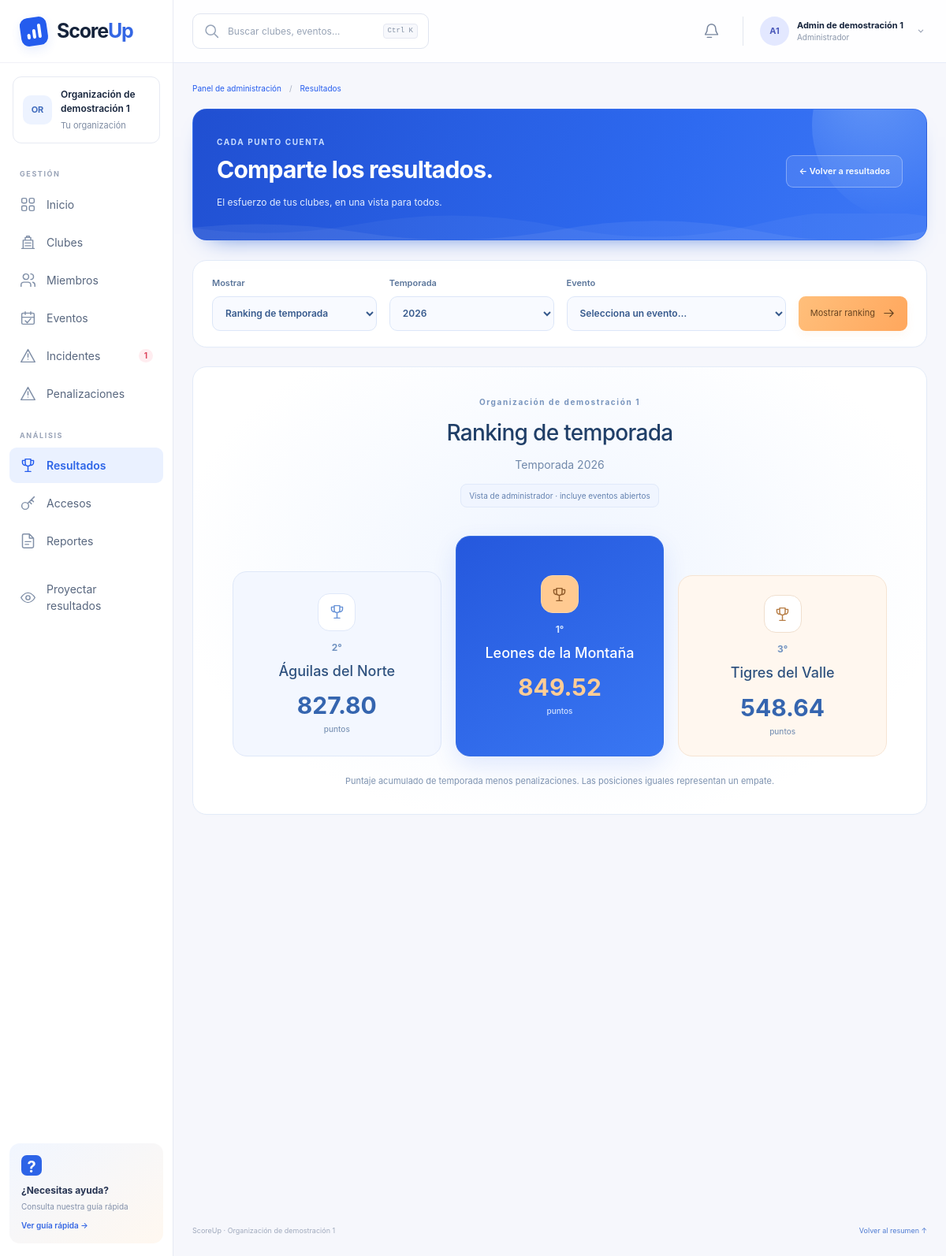
The app's page /admin/mostrar-resultado (signed in) with its own data.
### tables this page shows
CREATE TABLE organizaciones (
    id TEXT PRIMARY KEY, nombre TEXT NOT NULL, fecha_creacion TEXT
);

CREATE TABLE users (
    id TEXT PRIMARY KEY, organizacion_id TEXT NOT NULL, nombre TEXT NOT NULL,
    username TEXT NOT NULL, password TEXT NOT NULL, rol TEXT NOT NULL,
    evento_id TEXT, club_id TEXT
);

CREATE TABLE eventos (
    id TEXT PRIMARY KEY, organizacion_id TEXT NOT NULL, nombre TEXT NOT NULL,
    fecha TEXT, lugar TEXT, tipo TEXT, temporada TEXT,
    puntaje_maximo INTEGER NOT NULL, cerrado INTEGER NOT NULL DEFAULT 0
);

CREATE TABLE clubs (
    id TEXT PRIMARY KEY, nombre TEXT NOT NULL, organizacion_id TEXT NOT NULL,
    miembros TEXT NOT NULL
);

### app.py (the view)
@app.route("/admin/mostrar-resultado")
def admin_mostrar_resultado():
    user = require_rol("admin")
    view = db_org(user)
    scope = request.args.get("scope", "temporada")
    evento_id = request.args.get("evento_id")
    evento = find(view, "eventos", "id", evento_id) if evento_id else None
    if scope == "evento" and evento:
        filas = ranking_evento(view, evento)
    else:
        t = request.args.get("temporada", view["eventos"][0].temporada if view["eventos"] else "2026")
        filas = ranking_temporada(view, t)["filas"]
    return render_template("admin/mostrar_resultado.html", user=user, db=view, scope=scope,
                           filas=filas, evento=evento, fmt_pts=fmt_pts)

### app.py (called while the page is built, shortened)
@app.before_request
def _abrir_transaccion():
    global DB
    _db_lock.acquire()
    g.db_locked = True
    g.connection = persist.connect()
    g.connection.execute("BEGIN IMMEDIATE" if request.method == "POST" else "BEGIN")
    DB = persist.load(g.connection)
    user = current_user()
    if request.path.startswith(("/admin", "/staff")) or request.path == "/director":
        if user is None:
            return redirect(url_for("login"))

@app.after_request
def _confirmar_transaccion(response):
    conn = g.get("connection")
    if conn is not None:
        if request.method == "POST" and response.status_code < 400:
            persist.save(DB, conn)
            conn.commit()
        else:
            conn.rollback()
    response.headers["X-Content-Type-Options"] = "nosniff"
    response.headers["Referrer-Policy"] = "same-origin"
    response.headers["Cache-Control"] = "no-store"
    return response

@app.teardown_request
def _cerrar_transaccion(exc=None):
    conn = g.pop("connection", None)
    if conn is not None:
        conn.rollback()
        conn.close()
    if g.pop("db_locked", False):
        _db_lock.release()

def _eventos_org(user):
    return [e for e in DB["eventos"] if e.organizacion_id == user.organizacion_id]

def _clubs_org(user):
    return [c for c in DB["clubs"] if c.organizacion_id == user.organizacion_id]

def current_user():
    uid = session.get("user_id")
    if not uid:
        return None
    return find(DB, "users", "id", uid)

def require_rol(*roles):
    user = current_user()
    if user is None:
        return redirect(url_for("login"))
    if user.rol not in roles:
        abort(403)
    return user

@app.before_request
def _proteger_uploads_antiguos():
    if request.path.startswith("/static/uploads/"):
        return evidencia(request.path.rsplit("/", 1)[-1])

### calc.py (called while the page is built)
def porcentaje_ponderado(evaluacion, criterios):
    if evaluacion is None:
        return 0.0
    total = 0.0
    for c in criterios:
        valor = (evaluacion.valores or {}).get(c.id, 0)
        total += valor * (c.peso / 100.0)
    return total

def puntaje_evento(evaluacion, criterios, puntaje_maximo):
    if evaluacion is None:
        return 0.0
    return round((porcentaje_ponderado(evaluacion, criterios) / 100.0) * puntaje_maximo, 2)

def _valor_criterio_mayor_peso(evaluacion, criterios):
    if evaluacion is None or not criterios:
        return 0
    mayor = max(criterios, key=lambda c: c.peso)
    return (evaluacion.valores or {}).get(mayor.id, 0)

### templates/admin/mostrar_resultado.html (shortened to what this page needs)
{% extends 'admin/layout.html' %}
{% from 'admin/icons.html' import icon %}
{% set active = 'resultados' %}
{% set temporada = request.args.get('temporada', db.eventos[0].temporada if db.eventos else '2026') %}
{% set mostrar = scope != 'evento' or evento %}
{% macro podio(fila, lugar) %}
<article class="projection-place place-{{ lugar }} {{ 'is-empty' if not fila else '' }}">
  <span class="projection-medal" aria-hidden="true">{{ icon('resultados') }}</span>
  <span class="projection-position">{{ fila.posicion ~ '°' if fila else '—' }}</span>
  <h3>{{ fila.club.nombre if fila else 'Sin participante' }}</h3>
  <strong class="projection-points">{{ fmt_pts(fila.puntaje) if fila else '—' }}<small>{{ 'puntos' if fila else '' }}</small></strong>
</article>
{% endmacro %}
{% block head %}<link rel="stylesheet" href="{{ url_for('static', filename='projection.css') }}">{% endblock %}
{% block content %}
<div class="projection-page">
  <section class="admin-welcome projection-hero"><div><span class="projection-eyebrow">CADA PUNTO CUENTA</span><h1>Comparte los resultados.</h1><p>El esfuerzo de tus clubes, en una vista para todos.</p></div><a href="{{ url_for('admin_resultados') }}" class="admin-button is-secondary">← Volver a resultados</a></section>
  <section class="admin-panel projection-controls" aria-label="Configurar proyección">
    <form method="get">
      <label for="projection-scope">Mostrar<select id="projection-scope" name="scope"><option value="temporada" {% if scope != 'evento' %}selected{% endif %}>Ranking de temporada</option></select></label>
      <label for="projection-season">Temporada<select id="projection-season" name="temporada">{% for t in db.eventos|map(attribute='temporada')|unique|sort(reverse=true) %}<option value="{{ t }}" {% if t == temporada %}selected{% endif %}>{{ t }}</option>{% else %}<option value="{{ temporada }}">{{ temporada }}</option>{% endfor %}</select></label>
      <label for="projection-event">Evento<select id="projection-event" name="evento_id"><option value="">Selecciona un evento…</option></select></label>
      <button type="submit" class="admin-button">Mostrar ranking {{ icon('arrow') }}</button>
    </form>
  </section>
  <section class="admin-panel projection-stage" aria-labelledby="projection-title">
    <div class="projection-heading"><span class="projection-eyebrow">{{ db.organizacion.nombre }}</span><h2 id="projection-title">{{ 'Resultados del evento' if scope == 'evento' else 'Ranking de temporada' }}</h2><p>{{ evento.nombre if scope == 'evento' and evento else ('Selecciona un evento para comenzar.' if scope == 'evento' else 'Temporada ' ~ temporada) }}</p>{% if scope == 'evento' and evento %}<span class="projection-status {{ 'is-published' if evento.cerrado else '' }}">{{ 'Evento cerrado · resultados publicados' if evento.cerrado else 'Evento abierto · resultados provisionales' }}</span>{% elif scope != 'evento' %}<span class="projection-status">Vista de administrador · incluye eventos abiertos</span>{% endif %}</div>
    {% if mostrar and filas %}
      <div class="projection-podium" aria-label="Primeros clubes del ranking">
        {{ podio(filas[1] if filas|length > 1 else none, 2) }}
        {{ podio(filas[0], 1) }}
        {{ podio(filas[2] if filas|length > 2 else none, 3) }}
      </div>
      <p class="projection-note">{{ 'Puntaje del evento sin descontar penalizaciones.' if scope == 'evento' else 'Puntaje acumulado de temporada menos penalizaciones.' }} Las posiciones iguales representan un empate.</p>
    {% else %}<div class="projection-empty">{{ icon('resultados') }}<h3>{{ 'Selecciona un evento' if not mostrar else 'Todavía no hay resultados' }}</h3><p>{{ 'Elige un evento y pulsa «Mostrar ranking».' if not mostrar else 'Los clubes aparecerán cuando se registren evaluaciones para este evento.' }}</p></div>{% endif %}
  </section>
</div>
{% endblock %}

### templates/admin/layout.html (shortened to what this page needs)
{% from 'admin/icons.html' import icon %}
<!doctype html>
<html lang="es">
<head>
  <link rel="stylesheet" href="{{ url_for('static', filename='admin-utilities.css') }}">
  <link rel="stylesheet" href="{{ url_for('static', filename='admin.css') }}">
  <link rel="stylesheet" href="{{ url_for('static', filename='admin-management.css') }}">
  <link rel="stylesheet" href="{{ url_for('static', filename='panel-theme.css') }}">
  <link rel="stylesheet" href="{{ url_for('static', filename='mobile-panels.css') }}">
  {% block head %}{% endblock %}
</head>
<body class="admin-shell" data-panel-theme>
  <aside class="admin-sidebar" id="admin-sidebar">
    <a class="admin-brand" href="{{ url_for('panel_admin') }}"><span class="admin-brand-icon"><i></i><i></i><i></i></span><span>Score<span>Up</span></span></a>
    <div class="admin-org"><span class="admin-avatar">{{ admin_shell.organizacion.nombre[:2]|upper }}</span><div><strong>{{ admin_shell.organizacion.nombre }}</strong><small>Tu organización</small></div></div>
    <nav aria-label="Administración">
      {% for grupo, items in [('GESTIÓN',[('dashboard','Inicio'),('clubes','Clubes'),('miembros','Miembros'),('eventos','Eventos'),('incidentes','Incidentes'),('penalizaciones','Penalizaciones')]),('ANÁLISIS',[('resultados','Resultados'),('usuarios','Accesos'),('reportes','Reportes')])] %}
      <p class="admin-nav-label">{{ grupo }}</p>
      {% for key, label in items %}<a class="admin-nav-link {{ 'is-active' if active == key else '' }}" href="{{ url_for('panel_admin' if key == 'dashboard' else 'admin_' ~ key) }}" {% if active == key %}aria-current="page"{% endif %}>{{ icon(key) }}<span>{{ label }}</span>{% if key == 'incidentes' and admin_shell.incidentes_abiertos %}<b class="admin-nav-count is-red">{{ admin_shell.incidentes_abiertos }}</b>{% elif key == 'reportes' and correcciones_pendientes %}<b class="admin-nav-count">{{ correcciones_pendientes }}</b>{% endif %}</a>{% endfor %}
      {% endfor %}
      <a class="admin-nav-link admin-projector" href="{{ url_for('admin_mostrar_resultado') }}">{{ icon('eye') }}<span>Proyectar resultados</span></a>
    </nav>
    <details class="admin-help"><summary><span>?</span><strong>¿Necesitas ayuda?</strong><small>Consulta nuestra guía rápida</small><b>Ver guía rápida →</b></summary></details>
  </aside>
  <div class="admin-workspace">
    <header class="admin-topbar">
      <div class="admin-search" role="search">{{ icon('search') }}<input id="admin-search-input" type="search" placeholder="Buscar clubes, eventos…" autocomplete="off" aria-controls="admin-search-results" aria-expanded="false"><kbd>Ctrl K</kbd></div>
      <div class="admin-topbar-right"><a class="admin-notifications" href="{{ url_for('admin_reportes', tipo='correcciones') }}" aria-label="Correcciones pendientes: {{ correcciones_pendientes }}">{{ icon('bell') }}{% if correcciones_pendientes %}<b>{{ correcciones_pendientes }}</b>{% endif %}</a><details class="admin-user-menu"><summary><span class="admin-avatar">{{ user.nombre[0]|upper }}{{ user.nombre.split()[-1][0]|upper if user.nombre.split()|length > 1 else '' }}</span><span><strong>{{ user.nombre }}</strong><small>Administrador</small></span>{{ icon('chevron') }}</summary><div><p>Sesión de administrador</p><a href="{{ url_for('logout') }}">Cerrar sesión →</a></div></details></div>
    </header>
    <main class="admin-main">
      <div class="admin-breadcrumb"><a href="{{ url_for('panel_admin') }}">Panel de administración</a><span>/</span><span>{{ {'dashboard':'Inicio','clubes':'Clubes','miembros':'Miembros','eventos':'Eventos','incidentes':'Incidentes','penalizaciones':'Penalizaciones','usuarios':'Accesos','resultados':'Resultados','reportes':'Reportes'}.get(active, 'Gestión') }}</span></div>
      <div class="{{ 'admin-management' if active != 'dashboard' else '' }}">{% block content %}{% endblock %}</div>
      {% if active != 'dashboard' %}<footer class="admin-management-footer"><span>ScoreUp · {{ admin_shell.organizacion.nombre }}</span><a href="{{ url_for('panel_admin') }}">Volver al resumen ↑</a></footer>{% endif %}
    </main>
  </div>
</body>
</html>

### static/admin-utilities.css (style rules this page uses)
*,:after,:before { --tw-border-spacing-x:0;--tw-border-spacing-y:0;--tw-translate-x:0;--tw-translate-y:0;--tw-rotate:0;--tw-skew-x:0;--tw-skew-y:0;--tw-scale-x:1;--tw-scale-y:1;--tw-pan-x: ;--tw-pan-y: ;--tw-pinch-zoom: ;--tw-scroll-snap-strictness:proximity;--tw-gradient-from-position: ;--tw-gradient-via-position: ;--tw-gradient-to-position: ;--tw-ordinal: ;--tw-slashed-zero: ;--tw-numeric-figure: ;--tw-numeric-spacing: ;--tw-numeric-fraction: ;--tw-ring-inset: ;--tw-ring-offset-width:0px;--tw-ring-offset-color:#fff;--tw-ring-color:rgba(59,130,246,.5);--tw-ring-offset-shadow:0 0 #0000;--tw-ring-shadow:0 0 #0000;--tw-shadow:0 0 #0000;--tw-shadow-colored:0 0 #0000;--tw-blur: ;--tw-brightness: ;--tw-contrast: ;--tw-grayscale: ;--tw-hue-rotate: ;--tw-invert: ;--tw-saturate: ;--tw-sepia: ;--tw-drop-shadow: ;--tw-backdrop-blur: ;--tw-backdrop-brightness: ;--tw-backdrop-contrast: ;--tw-backdrop-grayscale: ;--tw-backdrop-hue-rotate: ;--tw-backdrop-invert: ;--tw-backdrop-opacity: ;--tw-backdrop-saturate: ;--tw-backdrop-sepia: ;--tw-contain-size: ;--tw-contain-layout: ;--tw-contain-paint: ;--tw-contain-style: }
*,:after,:before { box-sizing:border-box;border:0 solid #e5e7eb }
:after,:before { --tw-content:"" }
:host,html { line-height:1.5;-webkit-text-size-adjust:100%;-moz-tab-size:4;-o-tab-size:4;tab-size:4;font-family:ui-sans-serif,system-ui,sans-serif,Apple Color Emoji,Segoe UI Emoji,Segoe UI Symbol,Noto Color Emoji;font-feature-settings:normal;font-variation-settings:normal;-webkit-tap-highlight-color:transparent }
body { margin:0;line-height:inherit }
h1,h2,h3,h4,h5,h6 { font-size:inherit;font-weight:inherit }
a { color:inherit;text-decoration:inherit }
b,strong { font-weight:bolder }
code,kbd,pre,samp { font-family:ui-monospace,SFMono-Regular,Menlo,Monaco,Consolas,Liberation Mono,Courier New,monospace;font-feature-settings:normal;font-variation-settings:normal;font-size:1em }
small { font-size:80% }
button,input,optgroup,select,textarea { font-family:inherit;font-feature-settings:inherit;font-variation-settings:inherit;font-size:100%;font-weight:inherit;line-height:inherit;letter-spacing:inherit;color:inherit;margin:0;padding:0 }
button,select { text-transform:none }
button,input:where([type=button]),input:where([type=reset]),input:where([type=submit]) { -webkit-appearance:button;background-color:transparent;background-image:none }
[type=search] { -webkit-appearance:textfield;outline-offset:-2px }
summary { display:list-item }
blockquote,dd,dl,figure,h1,h2,h3,h4,h5,h6,hr,p,pre { margin:0 }
input::placeholder,textarea::placeholder { opacity:1;color:#9ca3af }
[role=button],button { cursor:pointer }

### static/admin-management.css (style rules this page uses)
.admin-management { padding-top:3px; }
.admin-management h1 { font-size:25px; font-weight:450; letter-spacing:-.8px; line-height:1.35; color:#1a2841; }
.admin-management h1+p { margin-top:9px; color:#8793a9; font-size:12px; font-weight:400; }
.admin-management .admin-button { color:#fff; font-size:11px; min-height:40px; }
.admin-management-footer { display:flex; justify-content:space-between; flex-wrap:wrap; gap:12px; margin-top:29px; color:#a0aabd; font-size:9px; }
.admin-management-footer a { color:#9485c1; }
.admin-management input:not([type=hidden]):not([type=checkbox]):not([type=radio]),.admin-management select,.admin-management textarea { border-color:#dee4ef; border-radius:7px; font-size:11px; color:#687791; min-width:0; max-width:100%; }
.admin-management h2,.admin-management h3 { font-weight:550; }

### records on screen
organizaciones: organizacion "OR", organizacion.nombre "Organización de demostración 1"
users: nombre "A", nombre.split|length "1", nombre "Admin de demostración 1"
eventos: temporada "Temporada 2026"
clubs: club "Águilas del Norte"
clubs: club "Leones de la Montaña"
clubs: club "Tigres del Valle"

### other values on screen
{{ grupo }} "GESTIÓN" "ANÁLISIS"
{{ label }} "Inicio" "Clubes" "Miembros" "Eventos" "Incidentes" "Penalizaciones" "Resultados" "Accesos" "Reportes"
{{ admin_shell.incidentes_abiertos }} "1"
{{ fila.posicion ~ '°' if fila else '—' }} "2° 1° 3°"
{{ fmt_pts(fila.puntaje) if fila else '—' }} "827.80 849.52 548.64"
{{ 'puntos' if fila else '' }} "puntos puntos puntos"
form field temporada "2026"
